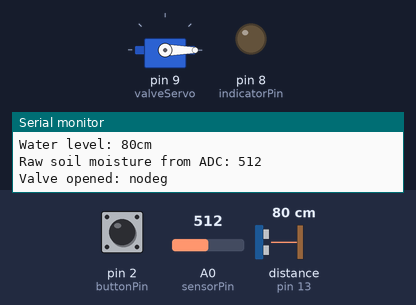
This sketch was run on a simulated Arduino Uno, built with avr-gcc and run on an emulated ATmega328P. Shown: servo, output pins drawn as LEDs (lit = HIGH), the last lines printed to the serial monitor. The test bench sets the inputs (shaded band); at power-on: pin 2 (buttonPin) LOW, distance to the obstacle (sensor on pin 13) 80 cm, A0 (sensorPin) = 512.

Above: at 1.8 s.
1.9 s: pin 2 (buttonPin) pulled HIGH for 1.3 s
At 2.9 s:
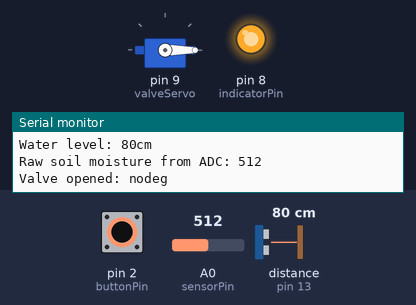
4.7 s: distance to the obstacle (sensor on pin 13) set to 16 cm
6.4 s: distance to the obstacle (sensor on pin 13) set to 12 cm
At 9.1 s:
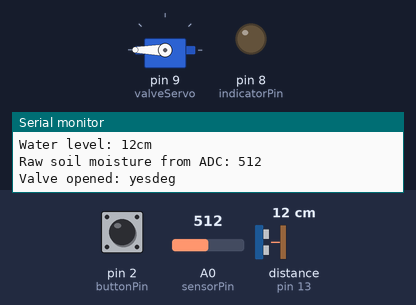
9.9 s: A0 (sensorPin) set to 992
11.7 s: A0 (sensorPin) set to 1012
At 13.1 s:
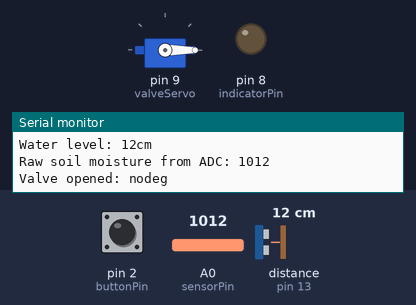
Timing chart, 0 to 14.7 s (numbered marks = the images above; inputs shaded):
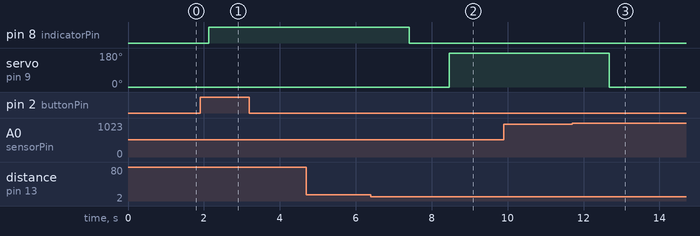

The sketch:

StanekKulesza1v2.ino
```cpp
#include <Servo.h>
#include <Ultrasonic.h>
#define MINIMAL_REQUIRED_WATER_LEVEL 15
#define SOIL_MOISTURE_THRESHOLD 990
#define SOIL_MOISTURE_HYSTERESIS 10

Servo valveServo;
bool valveOpened = false;
int sensorPin = A0;
const int buttonPin = 2;
int stepNumber = 0;
Ultrasonic ultrasonic(12, 13);
int indicatorPin = 8;

void setup() {
  valveServo.attach(9);
  pinMode(buttonPin, INPUT);
  pinMode(indicatorPin, OUTPUT);
  digitalWrite(indicatorPin, LOW);
  Serial.begin(9600);
}

void loop() {

  int soilMoisture = analogRead(sensorPin);
  int isButtonPressed = digitalRead(buttonPin);
  int waterLevel = ultrasonic.distanceRead();
  // Note that the ultrasonic sensor measures distance from a sensor located on
  // the top of the tank to a water surface, not a real water level.

  switch (stepNumber){
    case 0 :
      // Wait for a one time watering request.
      if(isButtonPressed){
        stepNumber = 1;
      }
      break;
    case 1:
      // Check if there is enough water and wait otherwise.
      if(waterLevel < MINIMAL_REQUIRED_WATER_LEVEL) {
        stepNumber = 2;
      }
      break;
    case 2:
      // Wait for the soil to become dry and start watering.
      if(soilMoisture < SOIL_MOISTURE_THRESHOLD - SOIL_MOISTURE_HYSTERESIS) {
        stepNumber = 3;
        valveOpened = true;
      }
      break;
    case 3:
      // Water the plant until the soil is wet again.
      if(soilMoisture > SOIL_MOISTURE_THRESHOLD + SOIL_MOISTURE_HYSTERESIS){
        stepNumber = 0;
        valveOpened = false;
      }
      break;
  }

  valveServo.write(valveOpened ? 180 : 0);
  // User will be notifed by an indicator that there is not enough water.
  digitalWrite(indicatorPin, stepNumber == 1 ? HIGH : LOW);

  // Debug info
  Serial.println("========== DBG ==========");
  Serial.print("Step number: ");
  Serial.println(stepNumber);
  Serial.print("Water level: ");
  Serial.print(waterLevel);
  Serial.println("cm");
  Serial.print("Raw soil moisture from ADC: ");
  Serial.println(soilMoisture);
  Serial.print("Valve opened: ");
  Serial.print(valveOpened ? "yes" : "no");
  Serial.println("deg");

  // Loop delay
  delay(1000);
}
```

Measured:
- the behaviour switches between 15 and 14 cm on distance to the obstacle (sensor on pin 13) (found by bisection; images 1 and 2)
- the behaviour switches between 1000 and 1001 on A0 (sensorPin) (found by bisection; images 2 and 3)
- after the input at 1.9 s, pin 8 (indicatorPin): LOW → HIGH after 0.22 s
- after the input at 6.4 s, pin 8 (indicatorPin): HIGH → LOW after 1.0 s; servo on pin 9 (valveServo): 0° → 180° after 2.1 s
- after the input at 11.7 s, servo on pin 9 (valveServo): 180° → 0° after 0.98 s
